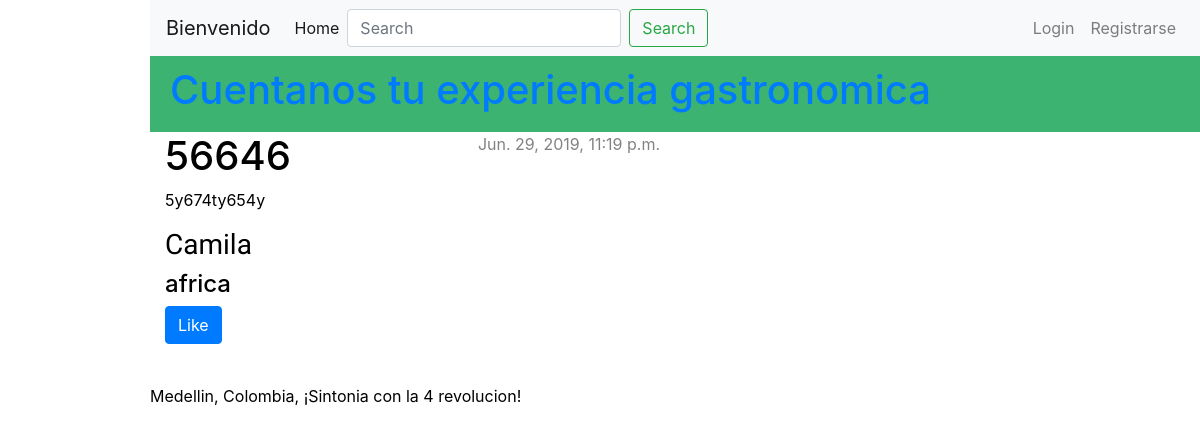
/blog/post/10/, run on the app's committed database.
### restaurante/models.py (models this page shows, shortened)
class PostRestaurant(models.Model):
    autor = models.ForeignKey(User, related_name='blog_restaurante', on_delete=models.PROTECT)
    titulo = models.CharField(max_length=200)
    texto = models.TextField()
    fecha_creacion = models.DateTimeField(
            default=timezone.now)
    fecha_publicado = models.DateTimeField(
            blank=True, null=True)
    categoria = models.CharField(max_length=50, choices=TIPO_OPCIONES, default=SUR_AMERICA)
    tags = models.CharField(max_length=100, null=True, blank=True)
    comentarios = models.TextField(max_length=500, default='deja tu comentario aqui!')
    likes = models.ManyToManyField(User, related_name='likes', blank=True)

### restaurante/views.py (the view)
# urls.py: path('post/<int:pk>/', views.post_detail, name='post_detail'),
def post_detail(request, pk):
	post = get_object_or_404(PostRestaurant, pk=pk)
	return render(request, 'restaurante/post_detail.html', {'post': post})

### restaurante/templates/restaurante/post_detail.html (shortened to what this page needs)
{% extends 'restaurante/base.html' %}
    <div class="post">
        {% if post.fecha_publicado %}
            <div class="date2">
                {{ post.fecha_publicado }}
            </div>
        {% endif %}
        <h1>{{ post.titulo }}</h1>
        <p>{{ post.texto|linebreaksbr }}</p>
        <h3>{{ post.autor }}</h3>
        <h4>{{ post.categoria }}</h4>
         <form action="{% url 'restaurante:like_post' %" method="post">
            <button type="submit" name="post_id" value="{{ post.id }}" class="btn btn-primary">Like</button>
         </form>
    </div>

### restaurante/static/css/style.css (style rules this page uses)
body { padding-left: 150px; color: #000000; }
h3 { font-family: 'Lobster', cursive; }
.date2 { float: right; color: #828282; }

### data on the page
PostRestaurant: fecha_publicado "Jun. 29, 2019, 11:19 p.m.", titulo "56646", texto "5y674ty654y", autor "Camila", categoria "africa"
